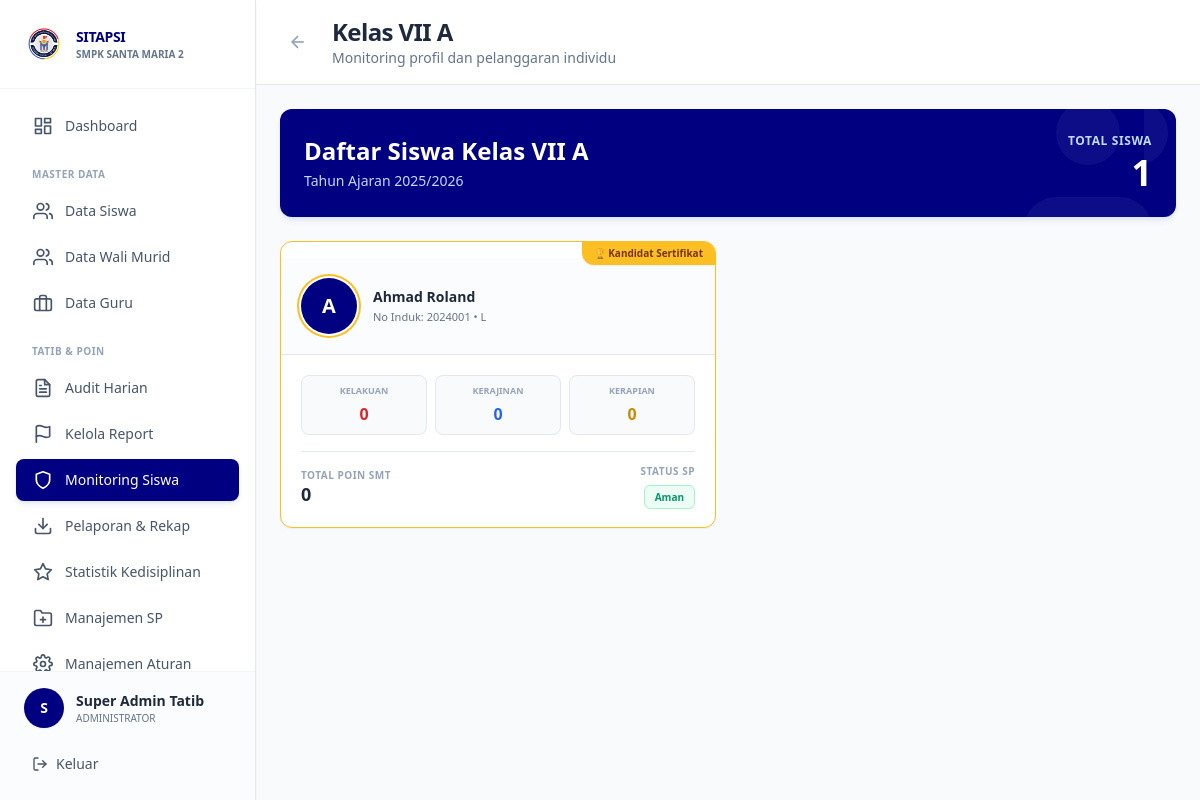
The app's page /views/admin/monitoring_siswa_list.php?kelas=1 (signed in) with its own data.
### tables this page shows
CREATE TABLE `tb_kelas` (
  `id_kelas` int(11) NOT NULL,
  `nama_kelas` varchar(10) NOT NULL,
  `tingkat` int(11) NOT NULL,
  `guru_wali` varchar(100) DEFAULT NULL,
  `status` varchar(20) DEFAULT 'Aman',
  `created_at` timestamp NOT NULL DEFAULT current_timestamp()
);

CREATE TABLE `tb_tahun_ajaran` (
  `id_tahun` int(11) NOT NULL,
  `nama_tahun` varchar(20) NOT NULL,
  `status` enum('Aktif','Arsip') DEFAULT 'Aktif',
  `semester_aktif` enum('Ganjil','Genap') DEFAULT 'Ganjil'
);

CREATE TABLE `tb_anggota_kelas` (
  `id_anggota` bigint(20) NOT NULL,
  `no_induk` varchar(50) NOT NULL,
  `id_kelas` int(11) NOT NULL,
  `id_tahun` int(11) NOT NULL,
  `poin_kelakuan` int(11) DEFAULT 0,
  `poin_kerajinan` int(11) DEFAULT 0,
  `poin_kerapian` int(11) DEFAULT 0,
  `total_poin_umum` int(11) DEFAULT 0,
  `status_sp_kelakuan` enum('Aman','SP1','SP2','SP3','Sanksi oleh Sekolah') DEFAULT 'Aman',
  `status_sp_kerajinan` enum('Aman','SP1','SP2','SP3','Sanksi oleh Sekolah') DEFAULT 'Aman',
  `status_sp_kerapian` enum('Aman','SP1','SP2','SP3','Sanksi oleh Sekolah') DEFAULT 'Aman',
  `status_sp_terakhir` enum('Aman','SP1','SP2','SP3','Sanksi oleh Sekolah') DEFAULT 'Aman',
  `status_reward` enum('None','Kandidat Reward Semester','Kandidat Sertifikat') DEFAULT 'None'
);

CREATE TABLE `tb_siswa` (
  `no_induk` varchar(50) NOT NULL,
  `nama_siswa` varchar(100) NOT NULL,
  `jenis_kelamin` enum('L','P') NOT NULL,
  `kota` varchar(100) DEFAULT NULL,
  `tanggal_lahir` date DEFAULT NULL,
  `alamat` text DEFAULT NULL,
  `nama_ayah` varchar(150) DEFAULT NULL,
  `pekerjaan_ayah` varchar(100) DEFAULT NULL,
  `nama_ibu` varchar(150) DEFAULT NULL,
  `pekerjaan_ibu` varchar(100) DEFAULT NULL,
  `no_hp_ortu` varchar(15) DEFAULT NULL,
  `id_ortu` int(11) DEFAULT NULL,
  `status_aktif` enum('Aktif','Lulus','Keluar','Dikeluarkan') DEFAULT 'Aktif',
  `nisn` varchar(20) DEFAULT NULL,
  `parent` varchar(100) DEFAULT NULL,
  `wa` varchar(20) DEFAULT NULL,
  `created_at` timestamp NOT NULL DEFAULT current_timestamp()
);

### config/database.php (called while the page is built, shortened)
<?php
function getDBConnection()
{
    static $pdo = null;
    if ($pdo === null) {
        try {
            $dsn = "mysql:host=" . DB_HOST . ";dbname=" . DB_NAME . ";charset=" . DB_CHARSET;
            $options = [
                PDO::ATTR_ERRMODE => PDO::ERRMODE_EXCEPTION,
                PDO::ATTR_DEFAULT_FETCH_MODE => PDO::FETCH_ASSOC,
                PDO::ATTR_EMULATE_PREPARES => false,
                PDO::MYSQL_ATTR_INIT_COMMAND => "SET NAMES " . DB_CHARSET
            ];
            $pdo = new PDO($dsn, DB_USER, DB_PASS, $options);
        } catch (PDOException $e) {
            error_log("Database Connection Error: " . $e->getMessage());
            die("Koneksi database gagal. Silakan hubungi administrator.");
        }
    }
    return $pdo;
}
function executeQuery($sql, $params = [])
{
    $pdo = getDBConnection();
    $stmt = $pdo->prepare($sql);
    $stmt->execute($params);
    return $stmt;
}
function fetchOne($sql, $params = [])
{
    $stmt = executeQuery($sql, $params);
    return $stmt->fetch();
}
function fetchAll($sql, $params = [])
{
    $stmt = executeQuery($sql, $params);
    return $stmt->fetchAll();
}
?>

### views/admin/monitoring_siswa_list.php (the view, shortened to what this page needs)
<?php
require_once '../../config/database.php';
$id_kelas = $_GET['kelas'] ?? null;
$tahun_aktif = fetchOne("SELECT id_tahun, nama_tahun, semester_aktif FROM tb_tahun_ajaran WHERE status = 'Aktif' LIMIT 1");
$kelas_info = fetchOne("SELECT * FROM tb_kelas WHERE id_kelas = :id", ['id' => $id_kelas]);
$semester_berjalan = $tahun_aktif['semester_aktif'];
$siswa_list = fetchAll("
    SELECT
        s.no_induk, s.nama_siswa, s.jenis_kelamin,
        a.id_anggota, a.poin_kelakuan, a.poin_kerajinan, a.poin_kerapian, a.total_poin_umum,
        a.status_sp_terakhir, a.status_sp_kelakuan, a.status_sp_kerajinan, a.status_sp_kerapian,
        (SELECT COALESCE(SUM(d.poin_saat_itu), 0)
         FROM tb_pelanggaran_header h
         JOIN tb_pelanggaran_detail d ON h.id_transaksi = d.id_transaksi
         WHERE h.id_anggota = a.id_anggota AND h.id_tahun = a.id_tahun) as total_tahunan,
        (SELECT COALESCE(SUM(d.poin_saat_itu), 0)
         FROM tb_pelanggaran_header h
         JOIN tb_pelanggaran_detail d ON h.id_transaksi = d.id_transaksi
         WHERE h.id_anggota = a.id_anggota AND h.id_tahun = a.id_tahun AND h.semester = :semester) as total_semester
    FROM tb_anggota_kelas a
    JOIN tb_siswa s ON a.no_induk = s.no_induk
    WHERE a.id_kelas = :id_kelas AND a.id_tahun = :id_tahun AND s.status_aktif = 'Aktif'
    ORDER BY s.nama_siswa
", ['id_kelas' => $id_kelas, 'id_tahun' => $tahun_aktif['id_tahun'], 'semester' => $semester_berjalan]);
?>
<!DOCTYPE html>
<html lang="id">
<head>
    <script src="https://cdn.tailwindcss.com"></script>
</head>
<body class="bg-[#F8FAFC]">
<div class="flex h-screen overflow-hidden">
    <?php include '../../includes/sidebar_admin.php'; ?>
    <div class="flex-1 overflow-auto lg:ml-64">
        <div class="bg-white border-b border-[#E2E8F0] px-6 pl-16 lg:pl-6 py-4 sticky top-0 z-30 flex items-center space-x-4">
            <a href="monitoring_siswa.php" class="p-2 rounded-lg text-slate-400 hover:text-slate-600 hover:bg-slate-50 transition-colors">
                <svg class="w-5 h-5" fill="none" stroke="currentColor" viewBox="0 0 24 24" stroke-width="2"><line x1="19" y1="12" x2="5" y2="12"></line><polyline points="12 19 5 12 12 5"></polyline></svg>
            </a>
            <div>
                <h1 class="text-2xl font-extrabold text-slate-800 tracking-tight">Kelas <?= htmlspecialchars($kelas_info['nama_kelas']) ?></h1>
                <p class="text-sm font-medium text-slate-500">Monitoring profil dan pelanggaran individu</p>
            </div>
        </div>
        <div class="p-6 space-y-6 max-w-7xl mx-auto">
            <div class="bg-[#000080] text-white rounded-xl shadow-md shadow-blue-900/10 p-6 relative overflow-hidden">
                <div class="relative z-10 flex items-center justify-between">
                    <div>
                        <h2 class="text-2xl font-extrabold mb-1">Daftar Siswa Kelas <?= htmlspecialchars($kelas_info['nama_kelas']) ?></h2>
                        <p class="text-blue-200 font-medium text-sm">Tahun Ajaran <?= $tahun_aktif['nama_tahun'] ?></p>
                    </div>
                    <div class="text-right">
                        <p class="text-blue-200 text-xs font-bold uppercase tracking-wider mb-1">Total Siswa</p>
                        <p class="text-4xl font-extrabold"><?= count($siswa_list) ?></p>
                    </div>
                </div>
            </div>
            <div class="grid grid-cols-1 md:grid-cols-2 xl:grid-cols-3 gap-6">
                <?php if (empty($siswa_list)): ?>
                <div class="col-span-full bg-white rounded-xl shadow-sm p-12 text-center border border-dashed border-[#E2E8F0]">
                    <p class="text-slate-500 font-bold">Tidak ada siswa di kelas ini</p>
                </div>
                <?php else: ?>
                <?php foreach ($siswa_list as $siswa):
                    $is_kandidat_sertifikat = ($siswa['total_tahunan'] == 0);
                    $is_kandidat_semester = (!$is_kandidat_sertifikat && $siswa['total_semester'] == 0);
                    $is_bersih = ($is_kandidat_sertifikat || $is_kandidat_semester);
                ?>
                <a href="detail_siswa.php?id=<?= $siswa['id_anggota'] ?>"
                   class="block bg-white rounded-xl shadow-sm border <?= $is_bersih ? 'border-amber-400' : 'border-[#E2E8F0]' ?> hover:shadow-lg transition-all transform hover:-translate-y-1 overflow-hidden relative group">
                    <?php if ($is_kandidat_sertifikat): ?>
                    <div class="absolute top-0 right-0 bg-amber-400 text-amber-900 text-[10px] font-extrabold px-3 py-1 rounded-bl-xl shadow-sm z-10 flex items-center">
                        🏆 Kandidat Sertifikat
                    </div>
                    <?php elseif ($is_kandidat_semester): ?>
                    <div class="absolute top-0 right-0 bg-emerald-400 text-emerald-900 text-[10px] font-extrabold px-3 py-1 rounded-bl-xl shadow-sm z-10 flex items-center">
                        🏅 Kandidat Reward Semester
                    </div>
                    <?php endif; ?>
                    <div class="p-5 flex items-center space-x-4 border-b border-[#E2E8F0] bg-slate-50/50 mt-4">
                        <div class="w-14 h-14 bg-[#000080] rounded-full flex items-center justify-center overflow-hidden flex-shrink-0 text-white font-extrabold text-xl shadow-sm <?= $is_kandidat_sertifikat ? 'ring-2 ring-amber-400 ring-offset-2' : ($is_kandidat_semester ? 'ring-2 ring-emerald-400 ring-offset-2' : '') ?>">
                            <?= strtoupper(substr($siswa['nama_siswa'], 0, 1)) ?>
                        </div>
                        <div class="flex-1 min-w-0">
                            <h3 class="font-extrabold text-slate-800 truncate text-sm group-hover:text-[#000080] transition-colors"><?= htmlspecialchars($siswa['nama_siswa']) ?></h3>
                            <p class="text-[11px] font-medium text-slate-500 mt-0.5">No Induk: <?= $siswa['no_induk'] ?> • <?= $siswa['jenis_kelamin'] === 'L' ? 'L' : 'P' ?></p>
                        </div>
                    </div>
                    <div class="p-5">
                        <div class="grid grid-cols-3 gap-2 mb-4">
                            <div class="text-center bg-slate-50 border border-[#E2E8F0] rounded-lg p-2">
                                <p class="text-[9px] text-slate-400 font-bold mb-1 uppercase">Kelakuan</p>
                                <p class="text-base font-extrabold text-red-600"><?= $siswa['poin_kelakuan'] ?></p>
                            </div>
                            <div class="text-center bg-slate-50 border border-[#E2E8F0] rounded-lg p-2">
                                <p class="text-[9px] text-slate-400 font-bold mb-1 uppercase">Kerajinan</p>
                                <p class="text-base font-extrabold text-blue-600"><?= $siswa['poin_kerajinan'] ?></p>
                            </div>
                            <div class="text-center bg-slate-50 border border-[#E2E8F0] rounded-lg p-2">
                                <p class="text-[9px] text-slate-400 font-bold mb-1 uppercase">Kerapian</p>
                                <p class="text-base font-extrabold text-yellow-600"><?= $siswa['poin_kerapian'] ?></p>
                            </div>
                        </div>
                        <div class="flex items-center justify-between pt-3 border-t border-[#E2E8F0]">
                            <div>
                                <p class="text-[10px] text-slate-400 font-bold uppercase tracking-wider mb-0.5">Total Poin Smt</p>
                                <p class="font-extrabold text-lg text-slate-800 leading-none"><?= $siswa['total_poin_umum'] ?></p>
                            </div>
                            <div class="text-right">
                                <p class="text-[10px] text-slate-400 font-bold uppercase tracking-wider mb-1">Status SP</p>
                                <span class="px-2.5 py-1 rounded-md text-[10px] font-bold <?= $siswa['status_sp_terakhir'] === 'Aman' ? 'bg-emerald-50 text-emerald-600 border border-emerald-200' : 'bg-red-50 text-red-600 border border-red-200' ?>">
                                    <?= $siswa['status_sp_terakhir'] ?>
                                </span>
                            </div>
                        </div>
                    </div>
                </a>
                <?php endforeach; ?>
                <?php endif; ?>
            </div>
        </div>
    </div>
</div>
</body>
</html>

### records on screen
tb_kelas: nama_kelas "VII A"
tb_tahun_ajaran: nama_tahun "2025/2026"
tb_anggota_kelas: no_induk.nama_siswa "A", no_induk.nama_siswa "Ahmad Roland", no_induk.no_induk "2024001", poin_kelakuan "0", poin_kerajinan "0", poin_kerapian "0", total_poin_umum "0", status_sp_terakhir "Aman"

### other values on screen
$initial "S"
$user_name "Super Admin Tatib"
count($siswa_list) "1"
